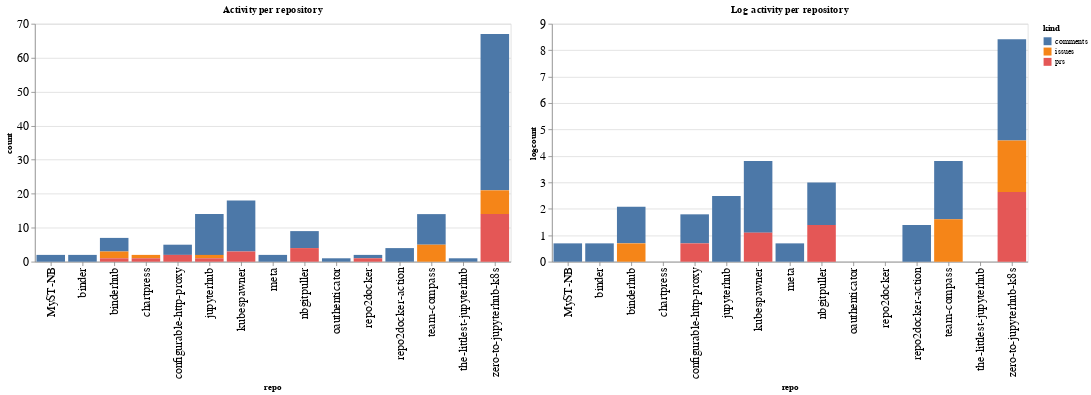

The notebook cell saved with this chart:
### Code cell
ch1 = alt.Chart(repo_summaries, width=600, title="Activity per repository").mark_bar().encode(
    x='repo',
    y='count',
    color='kind',
    tooltip="kind"
)

ch2 = alt.Chart(repo_summaries, width=600, title="Log activity per repository").mark_bar().encode(
    x='repo',
    y='logcount',
    color='kind',
    tooltip="kind"
)

ch1 | ch2

### Figure 1 — Vega-Lite specification as saved in the notebook (floating-point values rounded to 4 significant figures)
{"config": {"axisLeft": {"labelFontSize": 15}, "axisBottom": {"labelFontSize": 15}}, "hconcat": [{"mark": "bar", "encoding": {"color": {"type": "nominal", "field": "kind"}, "tooltip": {"type": "nominal", "field": "kind"}, "x": {"type": "nominal", "field": "repo"}, "y": {"type": "quantitative", "field": "count"}}, "title": "Activity per repository", "width": 600}, {"mark": "bar", "encoding": {"color": {"type": "nominal", "field": "kind"}, "tooltip": {"type": "nominal", "field": "kind"}, "x": {"type": "nominal", "field": "repo"}, "y": {"type": "quantitative", "field": "logcount"}}, "title": "Log activity per repository", "width": 600}], "data": {"name": "data-7d74764ae59643fb0ed1b037f8b232a7"}, "$schema": "https://vega.github.io/schema/vega-lite/v4.8.1.json", "datasets": {"data-7d74764ae59643fb0ed1b037f8b232a7": [{"repo": "MyST-NB", "kind": "comments", "count": 2, "logcount": 0.6931}, {"repo": "binder", "kind": "comments", "count": 2, "logcount": 0.6931}, {"repo": "binderhub", "kind": "comments", "count": 4, "logcount": 1.386}, {"repo": "binderhub", "kind": "issues", "count": 2, "logcount": 0.6931}, {"repo": "binderhub", "kind": "prs", "count": 1, "logcount": 0.0}, {"repo": "chartpress", "kind": "issues", "count": 1, "logcount": 0.0}, {"repo": "chartpress", "kind": "prs", "count": 1, "logcount": 0.0}, {"repo": "configurable-http-proxy", "kind": "comments", "count": 3, "logcount": 1.099}, {"repo": "configurable-http-proxy", "kind": "prs", "count": 2, "logcount": 0.6931}, {"repo": "jupyterhub", "kind": "comments", "count": 12, "logcount": 2.485}, {"repo": "jupyterhub", "kind": "issues", "count": 1, "logcount": 0.0}, {"repo": "jupyterhub", "kind": "prs", "count": 1, "logcount": 0.0}, {"repo": "kubespawner", "kind": "comments", "count": 15, "logcount": 2.708}, {"repo": "kubespawner", "kind": "prs", "count": 3, "logcount": 1.099}, {"repo": "meta", "kind": "comments", "count": 2, "logcount": 0.6931}, {"repo": "nbgitpuller", "kind": "comments", "count": 5, "logcount": 1.609}, {"repo": "nbgitpuller", "kind": "prs", "count": 4, "logcount": 1.386}, {"repo": "oauthenticator", "kind": "comments", "count": 1, "logcount": 0.0}, {"repo": "repo2docker", "kind": "comments", "count": 1, "logcount": 0.0}, {"repo": "repo2docker", "kind": "prs", "count": 1, "logcount": 0.0}, {"repo": "repo2docker-action", "kind": "comments", "count": 4, "logcount": 1.386}, {"repo": "team-compass", "kind": "comments", "count": 9, "logcount": 2.197}, {"repo": "team-compass", "kind": "issues", "count": 5, "logcount": 1.609}, {"repo": "the-littlest-jupyterhub", "kind": "comments", "count": 1, "logcount": 0.0}, {"repo": "zero-to-jupyterhub-k8s", "kind": "comments", "count": 46, "logcount": 3.829}, {"repo": "zero-to-jupyterhub-k8s", "kind": "issues", "count": 7, "logcount": 1.946}, {"repo": "zero-to-jupyterhub-k8s", "kind": "prs", "count": 14, "logcount": 2.639}]}}
